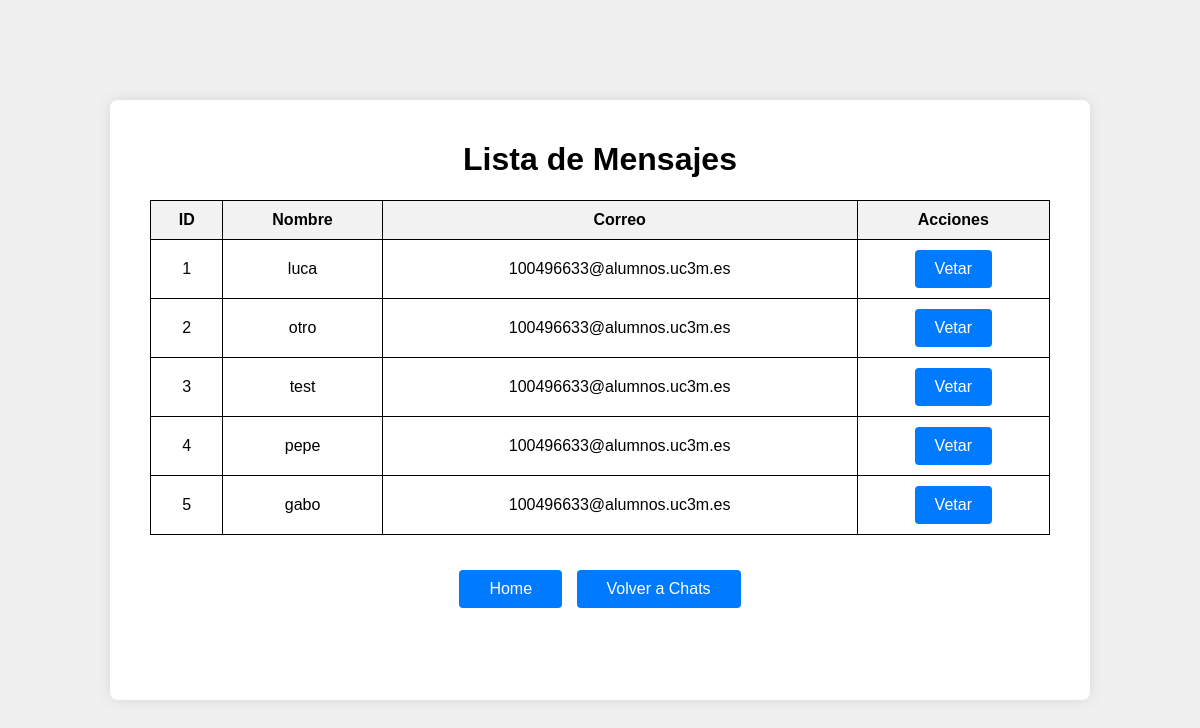
The app's page /vetar, older data.
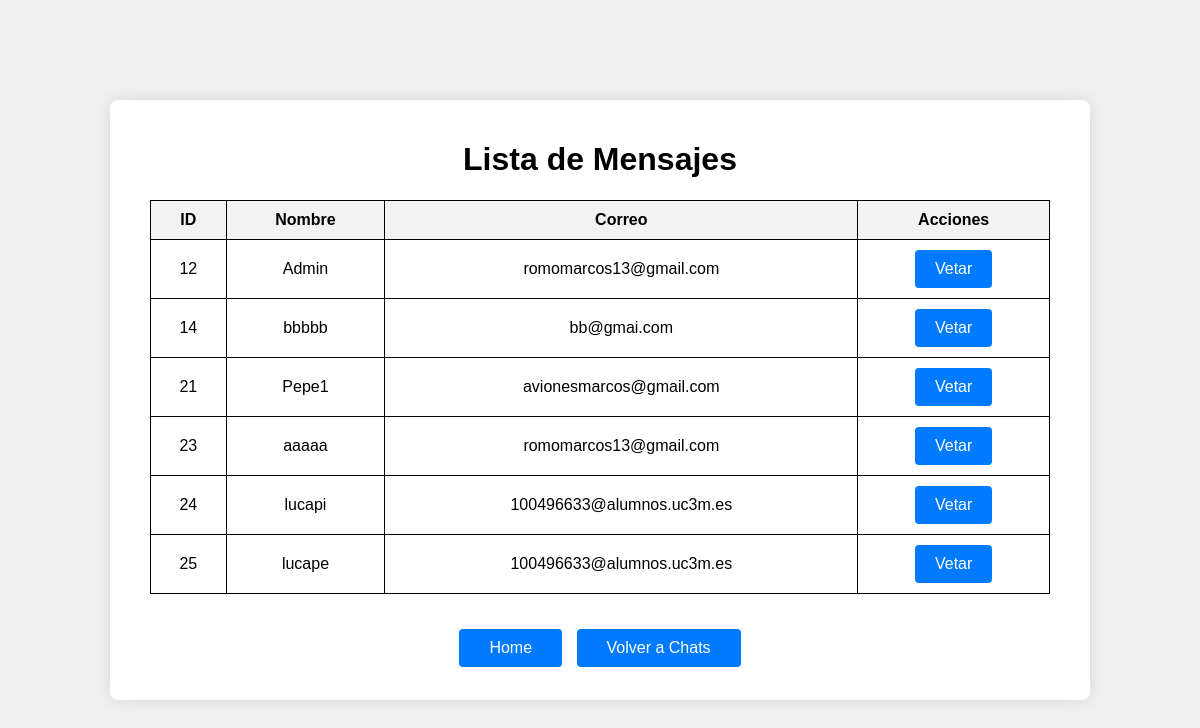
The same page, newer data.
### tables this page shows
CREATE TABLE users(
    id INTEGER PRIMARY KEY AUTOINCREMENT,
    username string UNIQUE, 
    pwd string NOT NULL,
    salt string NOT NULL,
    rol string NOT NULL,
    correo string NOT NULL,
    public_ip string NULL);

### app.py (the view)
@app.route("/vetar")
def vetarusuarios():
    usuariostotales = app_admin.vetarusuarios_admin()
    return render_template("vetar.html", usuariostotales=usuariostotales)

### app_admin.py (called while the page is built)
def vetarusuarios_admin():
    conn = sql.connect('cripto.sqlite')
    conn.row_factory = sql.Row
    cursor = conn.cursor()
    cursor.execute("""
            SELECT id, username, correo
            FROM users
        """)
    usuariosto = cursor.fetchall()
    usuariostotales = []
    for user in usuariosto:
        usuariostotales.append({
            "id": user["id"],
            "username": user["username"],
            "correo": user["correo"]
        })
    conn.close()
    usuariostotales = sorted(usuariostotales, key=lambda x: x['id'])
    return usuariostotales

### templates/vetar.html (shortened to what this page needs)
<!DOCTYPE html>
<html lang="es">
<head>
    <link rel="stylesheet" href="{{ url_for('static', filename='style/chatc.css') }}">
</head>
<body>
    <div class="container2">
        <h1>Lista de Mensajes</h1>
        <table>
            <thead>
                <tr>
                    <th>ID</th>
                    <th>Nombre</th>
                    <th>Correo</th>
                    <th>Acciones</th>
                </tr>
            </thead>
            <tbody>
                {% for user in usuariostotales %}
                <tr>
                    <td>{{ user.id }}</td>
                    <td>{{ user.username }}</td>
                    <td>{{ user.correo }}</td>
                    <td>
                        <form action="{{ url_for('eliminar_usuario', user_id=user.id, correo=user.correo, username=user.username) }}" method="post" style="display:inline;">
                            <button id="vetar" type="submit">Vetar</button>
                        </form>
                    </td>
                </tr>
                {% endfor %}
            </tbody>
        </table>
        <div class="links">
            <a href="/home" class="botonesheader">Home</a>
            <a href="/chat" class="botonesheader">Volver a Chats</a>
        </div>
    </div>
</body>
</html>

Row changes from the older to the newer data that the page shows:
removed users: id "1", username "luca", correo "100496633@alumnos.uc3m.es"
removed users: id "2", username "otro", correo "100496633@alumnos.uc3m.es"
removed users: id "3", username "test", correo "100496633@alumnos.uc3m.es"
removed users: id "4", username "pepe", correo "100496633@alumnos.uc3m.es"
removed users: id "5", username "gabo", correo "100496633@alumnos.uc3m.es"
added users: id "12", username "Admin", correo "romomarcos13@gmail.com"
added users: id "14", username "bbbbb", correo "bb@gmai.com"
added users: id "21", username "Pepe1", correo "avionesmarcos@gmail.com"
added users: id "23", username "aaaaa", correo "romomarcos13@gmail.com"
added users: id "24", username "lucapi", correo "100496633@alumnos.uc3m.es"
added users: id "25", username "lucape", correo "100496633@alumnos.uc3m.es"
